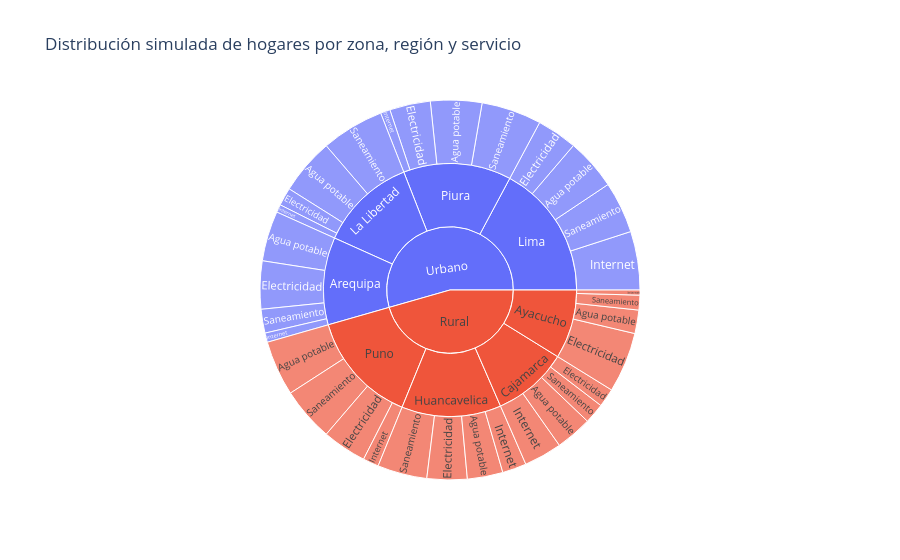

Source (notebook cell):
### Code cell
# CELDA 2: Crear Sunburst Chart

import plotly.express as px

fig = px.sunburst(
    sunburst_data,
    path=["zona", "region", "servicio"],  # Jerarquía del gráfico
    values="hogares",                     # Tamaño de cada sección
    title="Distribución simulada de hogares por zona, región y servicio"
)

fig.show()

### Figure 1 — Plotly figure (JSON) as saved in the notebook; plotly's stock layout.template omitted (floating-point values rounded to 4 significant figures)
{"data": [{"branchvalues": "total", "domain": {"x": [0, 1], "y": [0, 1]}, "hovertemplate": "labels=%{label}<br>hogares=%{value}<br>parent=%{parent}<br>id=%{id}<extra></extra>", "ids": ["Urbano/Arequipa/Agua potable", "Rural/Ayacucho/Agua potable", "Rural/Cajamarca/Agua potable", "Rural/Huancavelica/Agua potable", "Urbano/La Libertad/Agua potable", "Urbano/Lima/Agua potable", "Urbano/Piura/Agua potable", "Rural/Puno/Agua potable", "Urbano/Arequipa/Electricidad", "Rural/Ayacucho/Electricidad", "Rural/Cajamarca/Electricidad", "Rural/Huancavelica/Electricidad", "Urbano/La Libertad/Electricidad", "Urbano/Lima/Electricidad", "Urbano/Piura/Electricidad", "Rural/Puno/Electricidad", "Urbano/Arequipa/Internet", "Rural/Ayacucho/Internet", "Rural/Cajamarca/Internet", "Rural/Huancavelica/Internet", "Urbano/La Libertad/Internet", "Urbano/Lima/Internet", "Urbano/Piura/Internet", "Rural/Puno/Internet", "Urbano/Arequipa/Saneamiento", "Rural/Ayacucho/Saneamiento", "Rural/Cajamarca/Saneamiento", "Rural/Huancavelica/Saneamiento", "Urbano/La Libertad/Saneamiento", "Urbano/Lima/Saneamiento", "Urbano/Piura/Saneamiento", "Rural/Puno/Saneamiento", "Urbano/Arequipa", "Rural/Ayacucho", "Rural/Cajamarca", "Rural/Huancavelica", "Urbano/La Libertad", "Urbano/Lima", "Urbano/Piura", "Rural/Puno", "Rural", "Urbano"], "labels": ["Agua potable", "Agua potable", "Agua potable", "Agua potable", "Agua potable", "Agua potable", "Agua potable", "Agua potable", "Electricidad", "Electricidad", "Electricidad", "Electricidad", "Electricidad", "Electricidad", "Electricidad", "Electricidad", "Internet", "Internet", "Internet", "Internet", "Internet", "Internet", "Internet", "Internet", "Saneamiento", "Saneamiento", "Saneamiento", "Saneamiento", "Saneamiento", "Saneamiento", "Saneamiento", "Saneamiento", "Arequipa", "Ayacucho", "Cajamarca", "Huancavelica", "La Libertad", "Lima", "Piura", "Puno", "Rural", "Urbano"], "name": "", "parents": ["Urbano/Arequipa", "Rural/Ayacucho", "Rural/Cajamarca", "Rural/Huancavelica", "Urbano/La Libertad", "Urbano/Lima", "Urbano/Piura", "Rural/Puno", "Urbano/Arequipa", "Rural/Ayacucho", "Rural/Cajamarca", "Rural/Huancavelica", "Urbano/La Libertad", "Urbano/Lima", "Urbano/Piura", "Rural/Puno", "Urbano/Arequipa", "Rural/Ayacucho", "Rural/Cajamarca", "Rural/Huancavelica", "Urbano/La Libertad", "Urbano/Lima", "Urbano/Piura", "Rural/Puno", "Urbano/Arequipa", "Rural/Ayacucho", "Rural/Cajamarca", "Rural/Huancavelica", "Urbano/La Libertad", "Urbano/Lima", "Urbano/Piura", "Rural/Puno", "Urbano", "Rural", "Rural", "Rural", "Urbano", "Urbano", "Urbano", "Rural", "", ""], "type": "sunburst", "values": [1195, 559, 869, 847, 1338, 1226, 1223, 1315, 1144, 1437, 443, 956, 430, 960, 971, 1055, 221, 121, 905, 574, 187, 1394, 230, 376, 566, 352, 485, 1182, 1496, 1230, 1432, 1284, 3126, 2469, 2702, 3559, 3451, 4810, 3856, 4030, 12760, 15243]}], "layout": {"legend": {"tracegroupgap": 0}, "title": {"text": "Distribución simulada de hogares por zona, región y servicio"}}}
